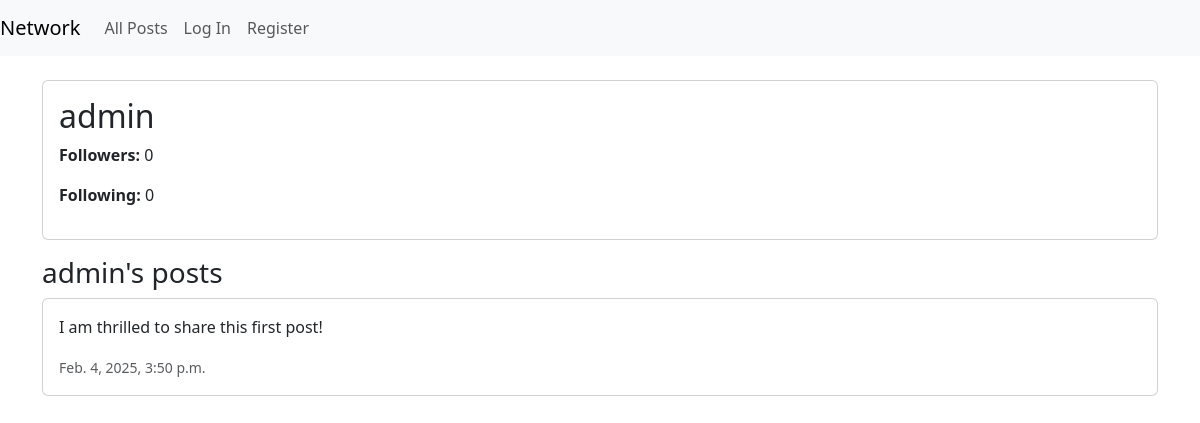
The app's page /profile/1/, older data.
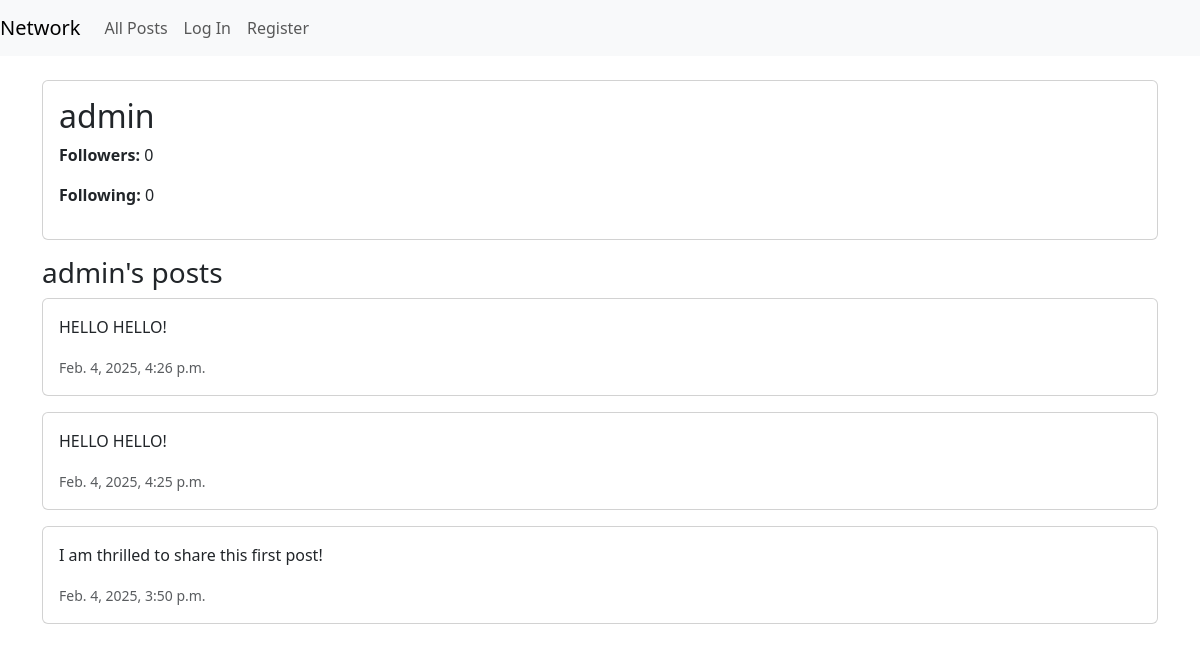
The same page, newer data.
### network/models.py (models this page shows, shortened)
class Post(models.Model):
    user = models.ForeignKey(User, on_delete=models.CASCADE, related_name="posts")
    content = models.TextField(max_length=1000)
    timestamp = models.DateTimeField(auto_now_add=True)
    likes = models.ManyToManyField(User, blank=True, related_name="liked_posts")
    active = models.BooleanField(default=True) # the admin can block users
    class Meta:
        ordering = ['-timestamp']

### network/views.py (the view)
# urls.py: path('profile/<int:user_id>/', views.profile, name='profile'),
def profile(request, user_id):
    user = get_object_or_404(User, id=user_id)
    posts = Post.objects.filter(user=user)
    paginator = Paginator(posts, 10)  # display 10 posts at a time
    page_number = request.GET.get('page')
    page_obj = paginator.get_page(page_number)
    return render(request, 'network/profile.html', {'profile_user':user, 'page_obj': page_obj})

### network/templates/network/profile.html (shortened to what this page needs)
{% extends "network/layout.html" %}
{% block body %}
    <div class="container mt-4">
        <div class="card mb-3">
            <div class="card-body">
                <h2>{{ profile_user.username }}</h2>
                <p><strong>Followers:</strong> {{ profile_user.followers.count }}</p>
                <p><strong>Following:</strong> {{ profile_user.followed_accounts.count }}</p>
            </div>
        </div>
        <h3>{{ profile_user.username }}'s posts</h3>
        {% for post in page_obj %}
            <div class="card mb-3">
                <div class="card-body">
                    <p>{{ post.content }}</p>
                    <small class="text-muted">{{ post.timestamp }}</small>
                </div>
            </div>
        {% empty %}
            <p>No posts yet.</p>
        {% endfor %}
    </div>
{% endblock %}

Row changes from the older to the newer data that the page shows:
added Post: content "HELLO HELLO!", timestamp "Feb. 4, 2025, 4:26 p.m."
added Post: content "HELLO HELLO!", timestamp "Feb. 4, 2025, 4:25 p.m."
